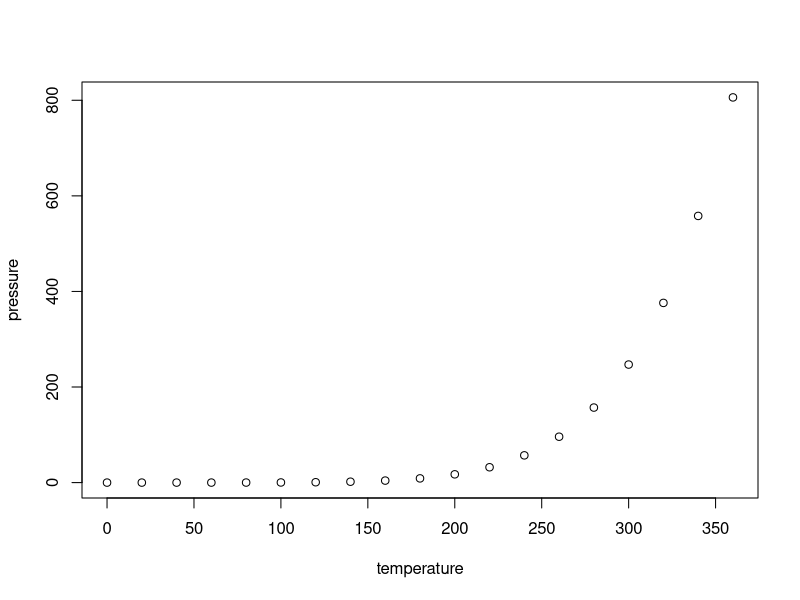
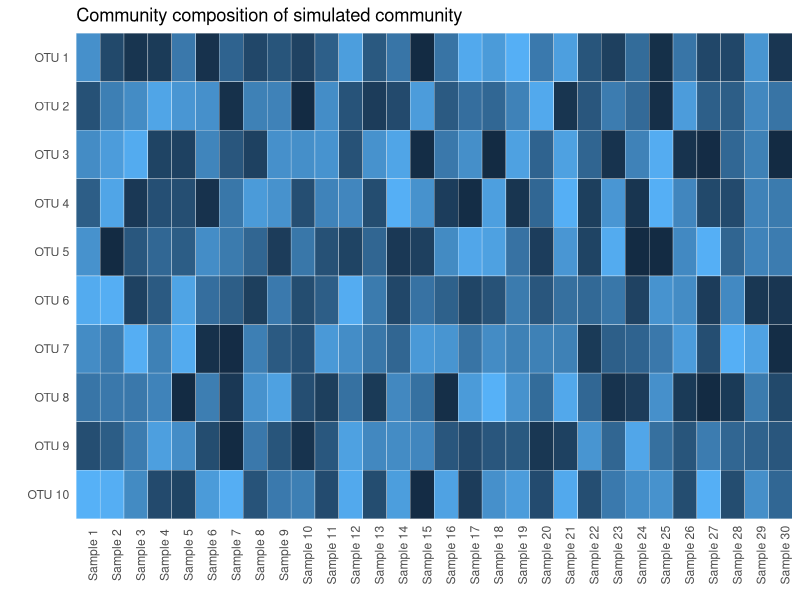

These charts were generated, in order, by the following R code:
## ---- chunk 1
knitr::opts_chunk$set(echo = TRUE)

library(ggplot2)
library(reshape2)
library(tidyverse)
library(stringr)

theme_set(theme_light())
## ---- chunk 2
summary(cars)
## ---- chunk 3
plot(pressure)
## ---- chunk 4
sim_community <- matrix(sample(1:100, 300, replace=TRUE), 
                        nrow = 10, ncol = 30,
                        dimnames = list(
                          paste("OTU", 1:10, sep = "_"),
                          paste("Sample", 1:30, sep="_")
                        )
  
)
## ---- chunk 5
sim_community %>% 
  t() %>% 
  melt() %>% 
  ggplot(aes(x=Var1, y=fct_rev(Var2), fill = value))+
  geom_tile(color = "white")+
  labs(x=element_blank(), y="", 
       title = "Community composition of simulated community") +
  theme(axis.text.x = element_text(angle=90),
        legend.position = "none", axis.ticks = element_blank(),
        panel.grid.major = element_blank(),
        panel.grid.minor = element_blank(),
        panel.border = element_blank()) +
  scale_x_discrete(label = function(x) str_replace(x, "_", " "),
                   expand = c(0,0))+
  scale_y_discrete(label = function(x) str_replace(x, "_", " "),
                   expand = c(0,0))
  
